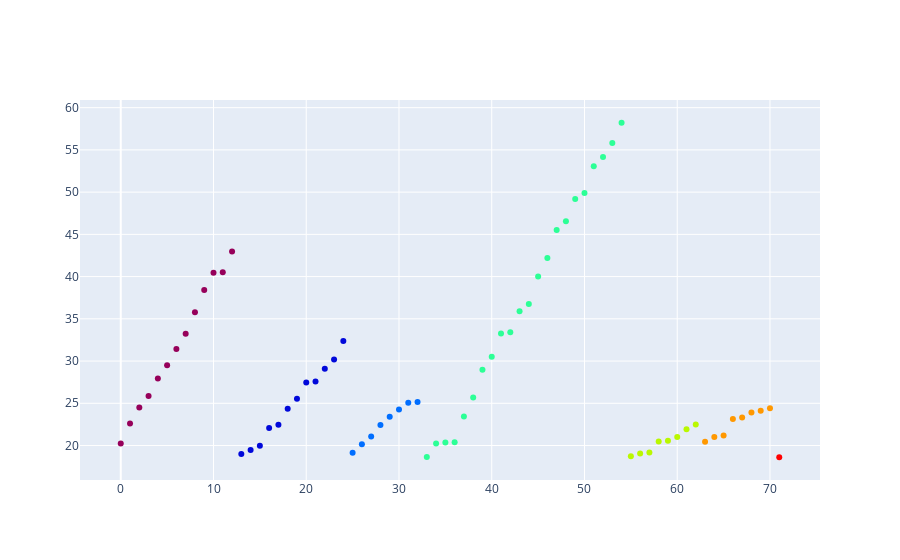

Notebook cell for this chart:
### Markdown cell above
### Visualize the clusters detected by SQL
Looks correct!

### Code cell
plot_heat_2d(df_case1_clustered)

### Figure 1 — Plotly figure (JSON) as saved in the notebook; plotly's stock layout.template omitted (floating-point values rounded to 4 significant figures)
{"data": [{"marker": {"color": [1, 1, 1, 1, 1, 1, 1, 1, 1, 1, 1, 1, 1, 2, 2, 2, 2, 2, 2, 2, 2, 2, 2, 2, 2, 3, 3, 3, 3, 3, 3, 3, 3, 4, 4, 4, 4, 4, 4, 4, 4, 4, 4, 4, 4, 4, 4, 4, 4, 4, 4, 4, 4, 4, 4, 5, 5, 5, 5, 5, 5, 5, 5, 6, 6, 6, 6, 6, 6, 6, 6, 7], "colorscale": [[0, "rgb(150,0,90)"], [0.125, "rgb(0,0,200)"], [0.25, "rgb(0,25,255)"], [0.375, "rgb(0,152,255)"], [0.5, "rgb(44,255,150)"], [0.625, "rgb(151,255,0)"], [0.75, "rgb(255,234,0)"], [0.875, "rgb(255,111,0)"], [1, "rgb(255,0,0)"]]}, "mode": "markers", "text": ["Cluster id: 1", "Cluster id: 1", "Cluster id: 1", "Cluster id: 1", "Cluster id: 1", "Cluster id: 1", "Cluster id: 1", "Cluster id: 1", "Cluster id: 1", "Cluster id: 1", "Cluster id: 1", "Cluster id: 1", "Cluster id: 1", "Cluster id: 2", "Cluster id: 2", "Cluster id: 2", "Cluster id: 2", "Cluster id: 2", "Cluster id: 2", "Cluster id: 2", "Cluster id: 2", "Cluster id: 2", "Cluster id: 2", "Cluster id: 2", "Cluster id: 2", "Cluster id: 3", "Cluster id: 3", "Cluster id: 3", "Cluster id: 3", "Cluster id: 3", "Cluster id: 3", "Cluster id: 3", "Cluster id: 3", "Cluster id: 4", "Cluster id: 4", "Cluster id: 4", "Cluster id: 4", "Cluster id: 4", "Cluster id: 4", "Cluster id: 4", "Cluster id: 4", "Cluster id: 4", "Cluster id: 4", "Cluster id: 4", "Cluster id: 4", "Cluster id: 4", "Cluster id: 4", "Cluster id: 4", "Cluster id: 4", "Cluster id: 4", "Cluster id: 4", "Cluster id: 4", "Cluster id: 4", "Cluster id: 4", "Cluster id: 4", "Cluster id: 5", "Cluster id: 5", "Cluster id: 5", "Cluster id: 5", "Cluster id: 5", "Cluster id: 5", "Cluster id: 5", "Cluster id: 5", "Cluster id: 6", "Cluster id: 6", "Cluster id: 6", "Cluster id: 6", "Cluster id: 6", "Cluster id: 6", "Cluster id: 6", "Cluster id: 6", "Cluster id: 7"], "type": "scatter", "x": [0, 1, 2, 3, 4, 5, 6, 7, 8, 9, 10, 11, 12, 13, 14, 15, 16, 17, 18, 19, 20, 21, 22, 23, 24, 25, 26, 27, 28, 29, 30, 31, 32, 33, 34, 35, 36, 37, 38, 39, 40, 41, 42, 43, 44, 45, 46, 47, 48, 49, 50, 51, 52, 53, 54, 55, 56, 57, 58, 59, 60, 61, 62, 63, 64, 65, 66, 67, 68, 69, 70, 71], "y": [20.25, 22.6, 24.49, 25.86, 27.94, 29.49, 31.44, 33.22, 35.79, 38.4, 40.46, 40.53, 42.96, 19.01, 19.47, 19.97, 22.09, 22.47, 24.37, 25.55, 27.47, 27.58, 29.1, 30.18, 32.38, 19.14, 20.15, 21.08, 22.44, 23.41, 24.26, 25.06, 25.15, 18.65, 20.23, 20.35, 20.37, 23.44, 25.68, 28.96, 30.52, 33.25, 33.42, 35.89, 36.76, 40.0, 42.21, 45.5, 46.57, 49.18, 49.89, 53.05, 54.16, 55.82, 58.21, 18.74, 19.06, 19.17, 20.47, 20.55, 21.01, 21.92, 22.49, 20.46, 21.01, 21.2, 23.15, 23.33, 23.91, 24.13, 24.41, 18.61]}], "layout": {}}
